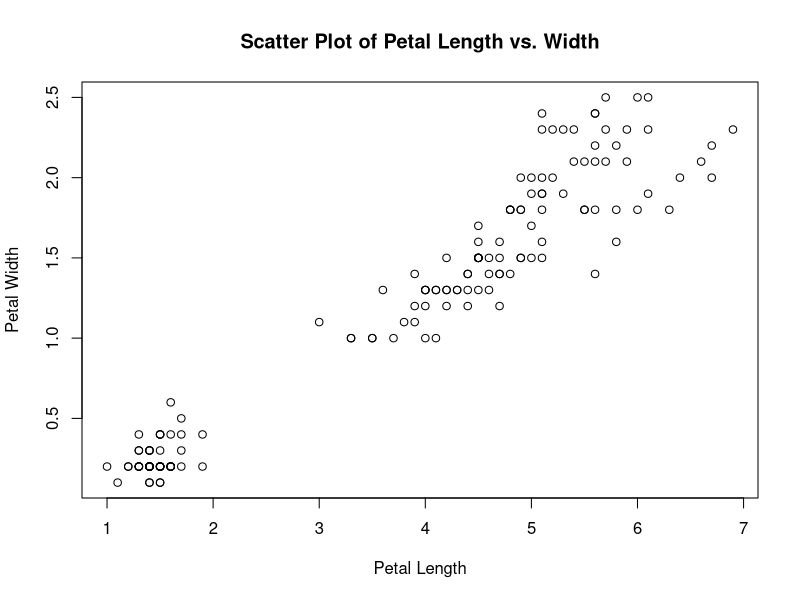
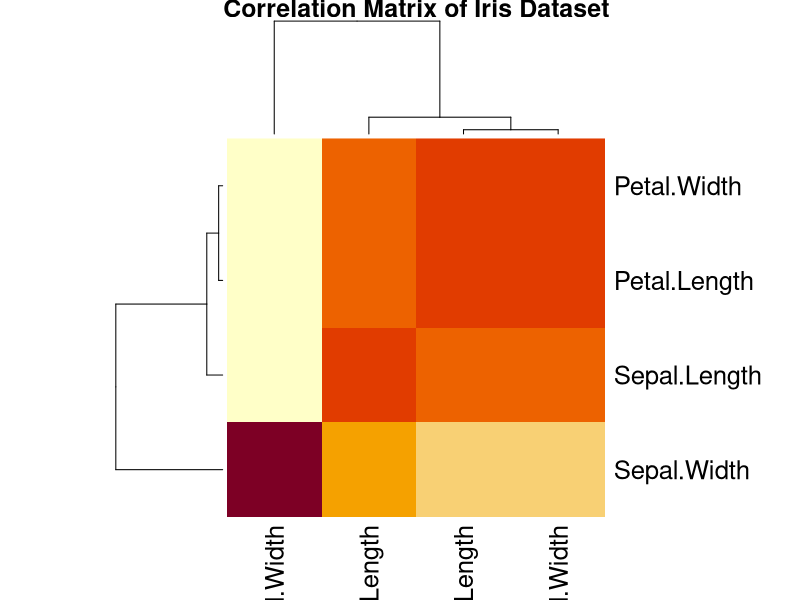

These figures' R source, in order:
# Data Explorations of the Iris Dataset
data(iris)

#Display the structure of the dataset
str(iris)

# Calculate and print the summary statistics
summary(iris)

plot(iris$Petal.Length, iris$Petal.Width, xlab = "Petal Length", ylab = "Petal Width", main = "Scatter Plot of Petal Length vs. Width")

# Calculate the correlation matrix
cor_matrix <- cor(iris[, c("Sepal.Length", "Sepal.Width", "Petal.Length", "Petal.Width")])

# Visualize the correlations
heatmap(cor_matrix, main = "Correlation Matrix of Iris Dataset")